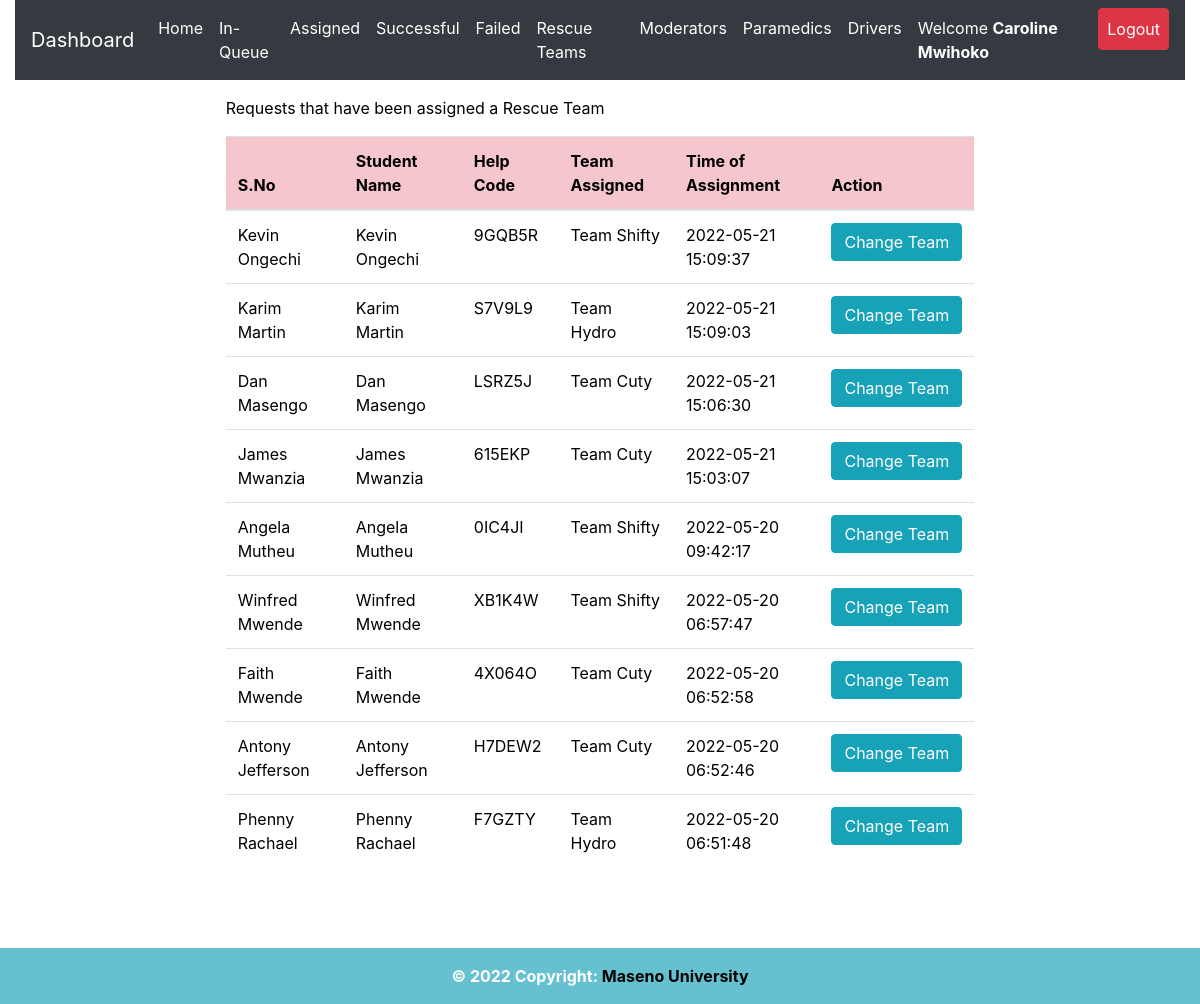
Screenshot of /admin/assigned.php (signed in) with the database file from the repository.
### tables this page shows
CREATE TABLE `request_status` (
  `id` int(20) NOT NULL,
  `helpID` varchar(50) NOT NULL,
  `ip_address` varchar(100) NOT NULL,
  `request_latitude` varchar(50) NOT NULL,
  `request_longitude` varchar(50) NOT NULL,
  `status` varchar(50) DEFAULT 'Pending',
  `emergency_type` varchar(50) NOT NULL,
  `emergency_description` varchar(255) DEFAULT 'No Description',
  `admNo` varchar(255) NOT NULL,
  `timestamp` datetime NOT NULL DEFAULT CURRENT_TIMESTAMP
);

CREATE TABLE `student_details` (
  `id` int(20) NOT NULL,
  `regNum` varchar(255) NOT NULL,
  `firstname` varchar(255) NOT NULL,
  `lastname` varchar(255) NOT NULL,
  `emailaddress` varchar(255) NOT NULL,
  `phonenumber` varchar(15) NOT NULL,
  `password` varchar(255) NOT NULL,
  `password_reset_token` varchar(500) DEFAULT NULL,
  `date` datetime NOT NULL DEFAULT CURRENT_TIMESTAMP
);

CREATE TABLE `rescue_team` (
  `id` int(11) NOT NULL,
  `team_id` varchar(50) NOT NULL,
  `team_username` varchar(255) NOT NULL,
  `team_name` varchar(255) NOT NULL,
  `team_phone` int(15) NOT NULL,
  `team_email` varchar(50) NOT NULL,
  `team_password` varchar(255) NOT NULL,
  `password_reset_token` varchar(255) DEFAULT NULL,
  `registration_timestamp` datetime NOT NULL DEFAULT CURRENT_TIMESTAMP
);

CREATE TABLE `rescue_team_tasks` (
  `id` int(10) NOT NULL,
  `task_help_code` varchar(50) NOT NULL,
  `rescue_team_id` varchar(50) NOT NULL,
  `assigning_admin_id` varchar(50) NOT NULL,
  `team_status` varchar(255) NOT NULL DEFAULT 'Unassigned',
  `assignment_time` timestamp NOT NULL DEFAULT CURRENT_TIMESTAMP ON UPDATE CURRENT_TIMESTAMP
);

### admin/assigned.php (the view, shortened to what this page needs)
<?php
include 'server.php';
$admin_identity = $_SESSION['admin_id'];
?>
<!DOCTYPE html>
<html lang="en">
<?php include './includes/header.php'; ?>
  <body>
    <?php include './includes/navbar.php'; ?>
  <div class="row m-3">
   <div class="col-md-2"></div>
  <div class="col-md-8">
    <div class="table-responsive-lg">
        <table class="table" style='color:black'>
            <thead>
              <p style='color:black; font-weight:normal'>
              Requests that have been assigned a Rescue Team
      </p>
                <tr >
                  <th scope="col" class="table-danger">S.No</th>
                  <th scope="col" class="table-danger">Student Name</th>
                  <th scope="col" class="table-danger">Help Code</th>
                  <th scope="col" class="table-danger">Team Assigned</th>
                  <th scope="col" class="table-danger">Time of Assignment</th>
                  <th scope="col" class="table-danger">Action</th>
                </tr>
              </thead>
              <tbody>
        <?php
        if($admin_identity){
          $data_fetch_query = "SELECT request_status.id, request_status.helpID,request_status.status,
          request_status.admNo,request_status.timestamp,student_details.regNum,student_details.regNum,
          student_details.firstname,student_details.lastname,student_details.phonenumber, rescue_team_tasks.*
          FROM request_status
          INNER JOIN student_details ON request_status.admNo = student_details.regNum
          INNER JOIN rescue_team_tasks ON request_status.helpID = rescue_team_tasks.task_help_code
          WHERE request_status.status ='Assigned' order by  rescue_team_tasks.assignment_time DESC;";
            $data_result = mysqli_query($db, $data_fetch_query);
            if ($data_result->num_rows > 0){
                while($row = $data_result->fetch_assoc()) {
                $fName=$row["firstname"];
                $lName=$row["lastname"];
                $help_code=$row["helpID"];
                $team_id=$row["rescue_team_id"];
                $request_time=$row["assignment_time"];
                $team_fetch = "SELECT * FROM `rescue_team` WHERE `team_id` = '$team_id' ";
                $rslt = mysqli_query($db,  $team_fetch);
                if ($rslt->num_rows > 0){
                  while($row = $rslt->fetch_assoc()) {
                    $team_name = $row["team_name"];
                  }
                }
            echo "<tr style='font-weight:normal'> <td>" .$fName. " ".$lName. "</td>";
            echo "<td>" .$fName. " ".$lName."</td>";
            echo "<td>" .$help_code."</td>";
            echo "<td>" .$team_name."</td>";
            echo "<td>" .$request_time."</td>";
            echo "<td>
            <form method ='POST' action='server.php'>
            <input hidden type='text' name='help_code_2' value='$help_code'>
            <input type='submit' data-adminidentity= '$admin_identity' data-previous_team='$team_name' data-helpcode ='$help_code' name='reassign-btn' value='Change Team' class='btn btn-info team_change_button'>
            </form>
            </td> </tr>";
            }
            }else{
            echo "<td>"."No Data is available"."</td>";
            }
            } else{
                echo "<td>"."No Data Found"."</td>";
            }
    ?>
              </tbody>
        </table>
      </div>
      </div>
      <div class="col-md-2"></div>
</div>
<div class="container">
  <div class="row">
    <div class="col-md-3"></div>
    <div class="col-md-6">
    </div>
    <div class="col-md-3"></div>
  </div>
</div>
<?php include './includes/footer.php';?>
  </body>
</html>

### rows the page displays
request_status: admNo.firstname "Kevin", admNo.lastname "Ongechi", helpID "9GQB5R", rescue_team.team_name "Team Shifty", rescue_team_tasks.assignment_time "2022-05-21 15:09:37"
request_status: admNo.firstname "Karim", admNo.lastname "Martin", helpID "S7V9L9", rescue_team.team_name "Team Hydro", rescue_team_tasks.assignment_time "2022-05-21 15:09:03"
request_status: admNo.firstname "Dan", admNo.lastname "Masengo", helpID "LSRZ5J", rescue_team.team_name "Team Cuty", rescue_team_tasks.assignment_time "2022-05-21 15:06:30"
request_status: admNo.firstname "James", admNo.lastname "Mwanzia", helpID "615EKP", rescue_team.team_name "Team Cuty", rescue_team_tasks.assignment_time "2022-05-21 15:03:07"
request_status: admNo.firstname "Angela", admNo.lastname "Mutheu", helpID "0IC4JI", rescue_team.team_name "Team Shifty", rescue_team_tasks.assignment_time "2022-05-20 09:42:17"
request_status: admNo.firstname "Winfred", admNo.lastname "Mwende", helpID "XB1K4W", rescue_team.team_name "Team Shifty", rescue_team_tasks.assignment_time "2022-05-20 06:57:47"
request_status: admNo.firstname "Faith", admNo.lastname "Mwende", helpID "4X064O", rescue_team.team_name "Team Cuty", rescue_team_tasks.assignment_time "2022-05-20 06:52:58"
request_status: admNo.firstname "Antony", admNo.lastname "Jefferson", helpID "H7DEW2", rescue_team.team_name "Team Cuty", rescue_team_tasks.assignment_time "2022-05-20 06:52:46"
request_status: admNo.firstname "Phenny", admNo.lastname "Rachael", helpID "F7GZTY", rescue_team.team_name "Team Hydro", rescue_team_tasks.assignment_time "2022-05-20 06:51:48"

### other values shown
$_SESSION['admin_firstname'] "Caroline"
$_SESSION['admin_lastname'] "Mwihoko"
